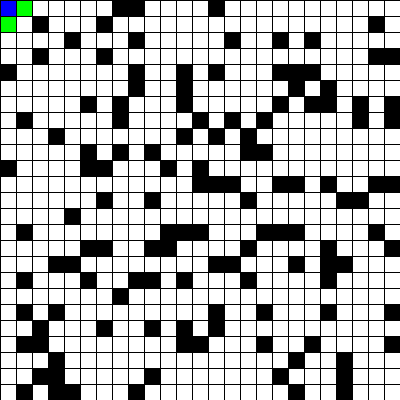
Frame 1 (no input)
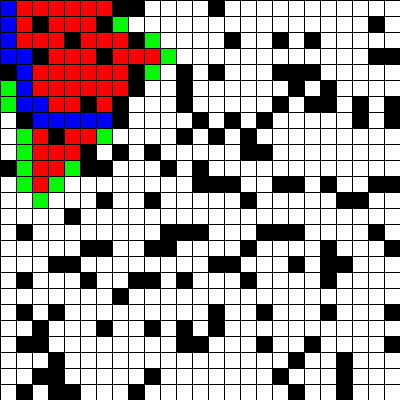
Frame 60 (the mouse pressed at the canvas centre just before this capture)
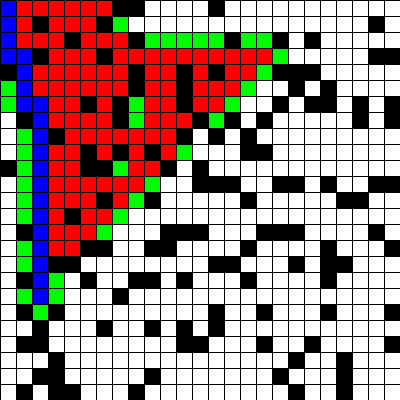
Frame 120 (the mouse held since frame 60 and released just before this capture)

The Processing sketch that drew these frames (run headless with seeded random() and noise(); from frame 60 on, the mouse is pressed at the canvas centre):

// Processing sketch: AStar
// ── AStar.pde
int rows = 25;
int cols = 25;
Spot[][] grid;
ArrayList<Spot> closedSet;
ArrayList<Spot> openSet;
Spot start;
Spot end;
Spot current;
ArrayList<Spot> path;
boolean done;

int heuristic(Spot a, Spot b) {
  // Manhattan distance
  return Math.abs(a.i - b.i) + Math.abs(a.j - b.j);
}
void setup() {
  size(400, 400);
  done = false;
  openSet = new ArrayList<Spot>();
  closedSet = new ArrayList<Spot>();
  path = new ArrayList<Spot>();
  grid = new Spot[rows][cols];

  // Create grid of spots
  for (int i=0; i<grid.length; i++) {
    for (int j=0; j<grid[i].length; j++) {
      grid[i][j] = new Spot(i, j, width/rows, width/cols);
    }
  }
  // Create get neigboards
  for (int i=0; i<grid.length; i++) {
    for (int j=0; j<grid[i].length; j++) {
      grid[i][j].getNeighbors(grid);
      //println("neighbors added" + i + " " + j);
    }
  }
  // draw grid
  for (int i=0; i<grid.length; i++) {
    for (int j=0; j<grid[i].length; j++) {
      grid[i][j].drawSpot(color(255, 255, 255));
    }
  }

  start = grid[0][0];
  end = grid[rows-1][cols-1];
  start.wall = false;
  end.wall = false;
  start.g = 0;
  start.f = heuristic(start, end);

  openSet.add(start);
}


void draw() {
  if (openSet.size() == 0) {
    println("no solution");
    noLoop();
    return;
  } else {

    // find lowest fscore in openSet
    current = openSet.get(0);
    int lowest = current.f;
    for (int i=1; i<openSet.size(); i++) {
      if (openSet.get(i).f < lowest) {
        current = openSet.get(i);
        lowest = current.f;
      }
    }

    if (current == end) {
      println("DONE!");
      done = true;
      noLoop();


      //return;
    }
    closedSet.add(current);
    openSet.remove(current);

    path = new ArrayList<Spot>();
    Spot temp = current;
    path.add(temp);
    while (temp.prev != null) {
      path.add(temp.prev);
      temp = temp.prev;
    }




    for (Spot neighbor : current.neighbors) {
      if (closedSet.contains(neighbor)) {
        continue;
      }

      int tempG = current.g + 1;

      if (!openSet.contains(neighbor) && !neighbor.wall) {
        openSet.add(neighbor);
      } else if (tempG >= neighbor.g) {
        continue;
      }

      neighbor.prev = current;
      neighbor.g = tempG;
      neighbor.f = neighbor.g + heuristic(neighbor, end);
    }
    for (Spot s : openSet) {
      s.drawSpot(color(0, 255, 0));
    }

    for (Spot s : closedSet) {
      s.drawSpot(color(255, 0, 0));
    }

    for (Spot s : path) {
      s.drawSpot(color(0, 0, 255));
    }

    if (done) {
      
      println(path.size());
    }
  }
}

// ── Spot.pde
class Spot {
  int i;
  int j;
  int f;
  int g;
  int h;
  int spotWidth;
  int spotHeight;
  ArrayList<Spot> neighbors;
  Spot prev;
  boolean wall = false;

  public Spot(int i, int j, int spotWidth, int spotHeight) {
    this.i = i;
    this.j = j;
    this.f = 0;
    this.g = 0;
    this.h = 0;
    this.spotWidth = spotWidth;
    this.spotHeight = spotHeight;
    this.neighbors = new ArrayList<Spot>();
    this.prev = null;
    if (Math.random()<0.20) {
      this.wall = true;
    }
  }

  void getNeighbors(Spot[][] grid) {
    if (this.i > 0) {
      neighbors.add(grid[i-1][j]);
    }
    if (this.j > 0) {
      neighbors.add(grid[i][j-1]);
    }
    if (this.i < grid.length-1) {
      neighbors.add(grid[i+1][j]);
    }
    if (this.j < grid[i].length-1) {
      neighbors.add(grid[i][j+1]);
    }
    //if (this.i > 0 && this.j < grid[i].length-1) {
    //  neighbors.add(grid[i-1][j+1]);
    //}
    
    //if (this.i < grid.length-1 && this.j < grid[i].length-1) {
    //  neighbors.add(grid[i+1][j+1]);
    //}
    
    //if (this.i < grid.length-1 && this.j > 0) {
    //  neighbors.add(grid[i+1][j-1]);
    //}
    
    //if (this.i > 0 && this.j >0 ) {
    //  neighbors.add(grid[i-1][j-1]);
    //}
  }
  void drawSpot(color col) {

    fill(col);
    if (this.wall) {
      fill(color(0, 0, 0));
    }
    rect(this.j*this.spotWidth, this.i*this.spotHeight, this.spotWidth, this.spotHeight);
  }
}
